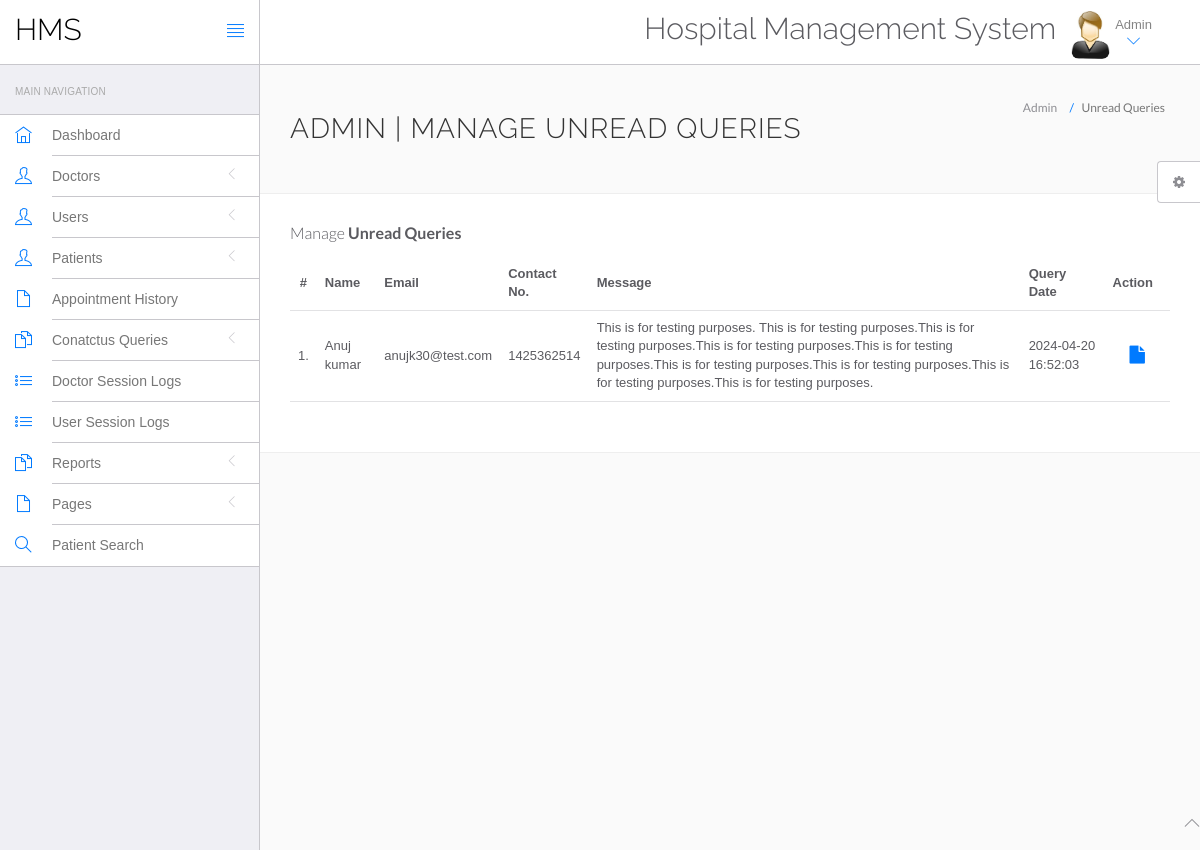
/hospital/hms/admin/unread-queries.php (signed in), run on the app's committed database.
### tables this page shows
CREATE TABLE `tblcontactus` (
  `id` int(11) NOT NULL,
  `fullname` varchar(255) DEFAULT NULL,
  `email` varchar(255) DEFAULT NULL,
  `contactno` bigint(12) DEFAULT NULL,
  `message` mediumtext DEFAULT NULL,
  `PostingDate` timestamp NULL DEFAULT current_timestamp(),
  `AdminRemark` mediumtext DEFAULT NULL,
  `LastupdationDate` timestamp NULL DEFAULT NULL ON UPDATE current_timestamp(),
  `IsRead` int(11) DEFAULT NULL
);

### hospital/hms/admin/unread-queries.php (the view, shortened to what this page needs)
<?php
include('include/config.php');
if(strlen($_SESSION['id']==0)) {
 header('location:logout.php');
  } else{
?>
<!DOCTYPE html>
<html lang="en">
	<head>
		<link rel="stylesheet" href="vendor/bootstrap/css/bootstrap.min.css">
		<link rel="stylesheet" href="vendor/fontawesome/css/font-awesome.min.css">
		<link rel="stylesheet" href="vendor/themify-icons/themify-icons.min.css">
		<link href="vendor/animate.css/animate.min.css" rel="stylesheet" media="screen">
		<link href="vendor/perfect-scrollbar/perfect-scrollbar.min.css" rel="stylesheet" media="screen">
		<link href="vendor/switchery/switchery.min.css" rel="stylesheet" media="screen">
		<link href="vendor/bootstrap-touchspin/jquery.bootstrap-touchspin.min.css" rel="stylesheet" media="screen">
		<link href="vendor/select2/select2.min.css" rel="stylesheet" media="screen">
		<link href="vendor/bootstrap-datepicker/bootstrap-datepicker3.standalone.min.css" rel="stylesheet" media="screen">
		<link href="vendor/bootstrap-timepicker/bootstrap-timepicker.min.css" rel="stylesheet" media="screen">
		<link rel="stylesheet" href="assets/css/styles.css">
		<link rel="stylesheet" href="assets/css/plugins.css">
		<link rel="stylesheet" href="assets/css/themes/theme-1.css" id="skin_color" />
	</head>
	<body>
		<div id="app">
<?php include('include/sidebar.php');?>
			<div class="app-content">
						<?php include('include/header.php');?>
				<div class="main-content" >
					<div class="wrap-content container" id="container">
						<section id="page-title">
							<div class="row">
								<div class="col-sm-8">
									<h1 class="mainTitle">Admin | Manage Unread Queries</h1>
																	</div>
								<ol class="breadcrumb">
									<li>
										<span>Admin</span>
									</li>
									<li class="active">
										<span>Unread Queries</span>
									</li>
								</ol>
							</div>
						</section>
						<div class="container-fluid container-fullw bg-white">
									<div class="row">
								<div class="col-md-12">
									<h5 class="over-title margin-bottom-15">Manage <span class="text-bold">Unread Queries</span></h5>
									<table class="table table-hover" id="sample-table-1">
										<thead>
											<tr>
												<th class="center">#</th>
												<th>Name</th>
												<th class="hidden-xs">Email</th>
												<th>Contact No. </th>
												<th>Message </th>
												<th>Query Date</th>
												<th>Action</th>
											</tr>
										</thead>
										<tbody>
<?php
$sql=mysqli_query($con,"select * from tblcontactus where IsRead is null");
$cnt=1;
while($row=mysqli_fetch_array($sql))
{
?>
											<tr>
												<td class="center"><?php echo $cnt;?>.</td>
												<td class="hidden-xs"><?php echo $row['fullname'];?></td>
												<td><?php echo $row['email'];?></td>
												<td><?php echo $row['contactno'];?></td>
												<td><?php echo $row['message'];?></td>
												<td><?php echo $row['PostingDate'];?></td>
												<td >
												<div class="visible-md visible-lg hidden-sm hidden-xs">
							<a href="query-details.php?id=<?php echo $row['id'];?>" class="btn btn-transparent btn-lg" title="View Details"><i class="fa fa-file"></i></a>
												</div>
												</td>
											</tr>
											<?php
$cnt=$cnt+1;
											 }?>
										</tbody>
									</table>
								</div>
							</div>
								</div>
							</div>
						</div>
					</div>
				</div>
	<?php include('include/footer.php');?>
	<?php include('include/setting.php');?>
	</body>
</html>
<?php } ?>

### hospital/hms/admin/assets/css/themes/theme-1.css (style rules this page uses)
body { background: #FAFAFA; }

### data on the page
tblcontactus: fullname "Anuj kumar", email "anujk30@test.com", contactno "1425362514", message "This is for testing purposes. This is for testing purposes.This is for testing purposes.This is for testing purposes.This is for testing purposes.This is for testing purposes.This is for testing purposes.This is for testing purposes.This is for testing purposes.", PostingDate "2024-04-20 16:52:03"
